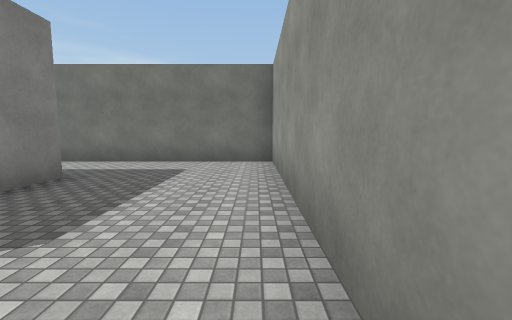
View 1 (above)

24 first-person views from a walk through a scene from a Unity 3-D project. The camera is 1.5 m above the floor, tilts 6° down and sees 90° across. The floor is counted in squares, 2 m on a side. Each view is taken from the middle of a square. On the plan, view 1 faces up. The plan holds only what a view shows up to about 9 squares ahead; the rest is blank. The place goes on beyond the plan. The player character is not drawn. Some animated figures are not drawn. Surface patterns are stand-ins for the level's own textures.

View 2
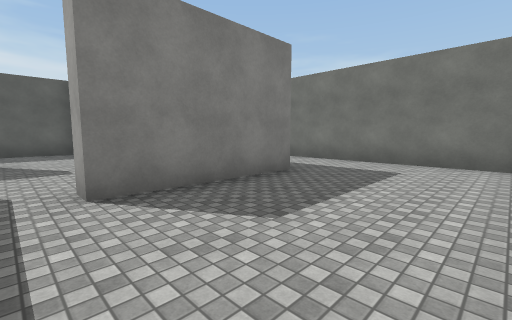

View 3
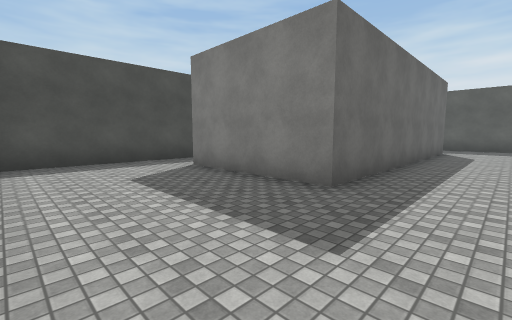

View 4
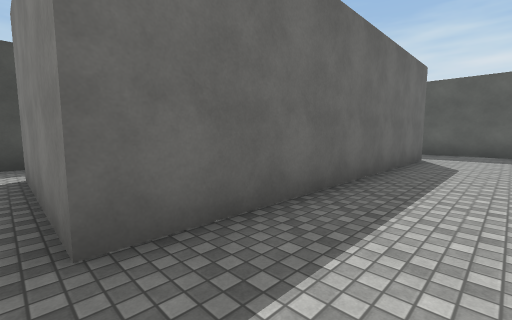

View 5
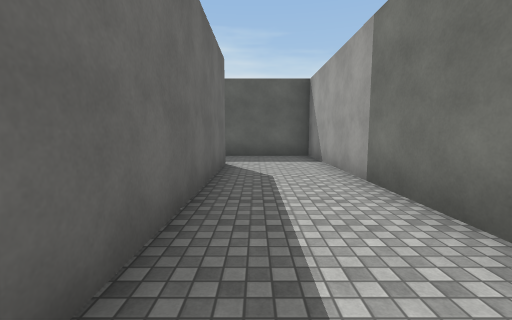

View 6
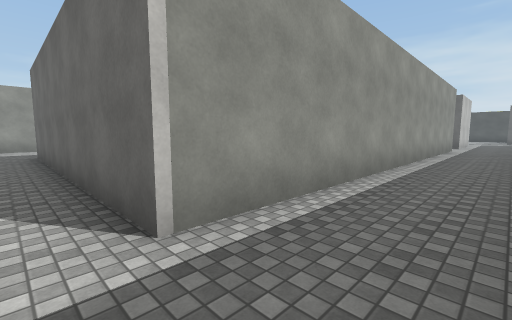

View 7
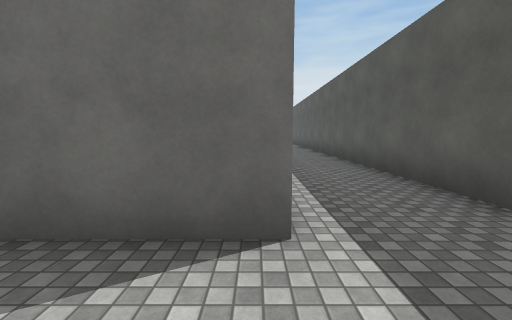

View 8
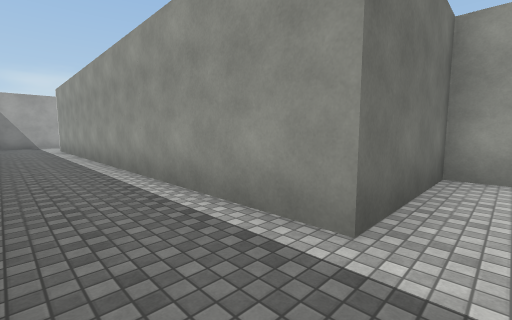

View 9
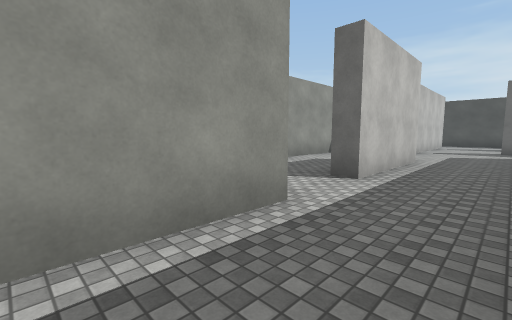

View 10
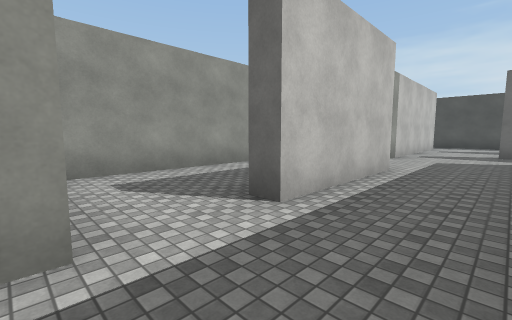

View 11
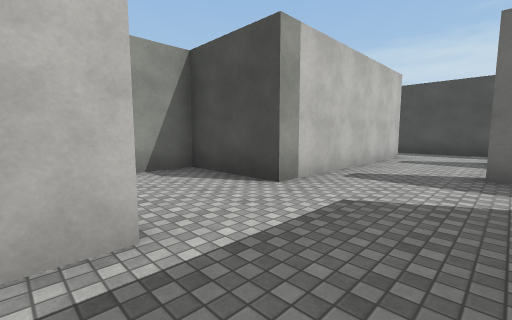

View 12
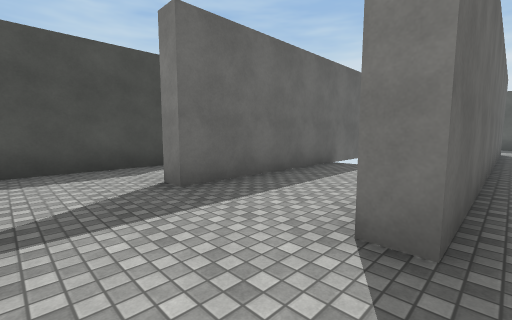

View 13
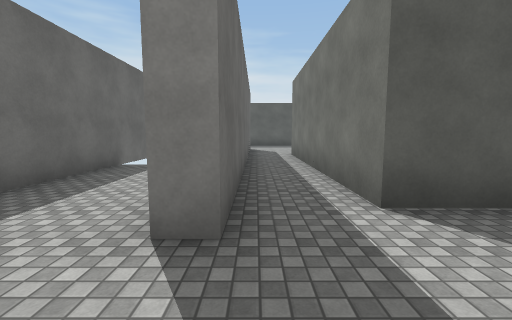

View 14
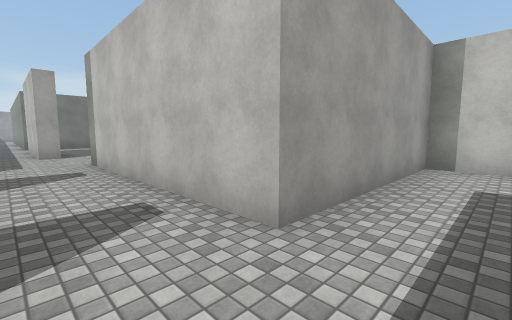

View 15
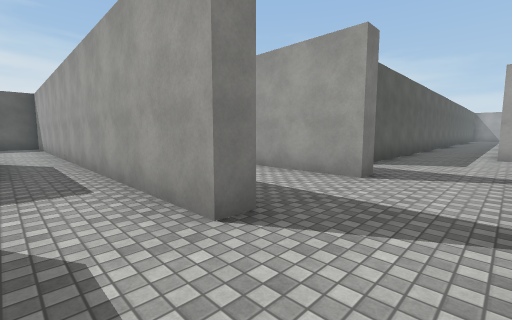

View 16
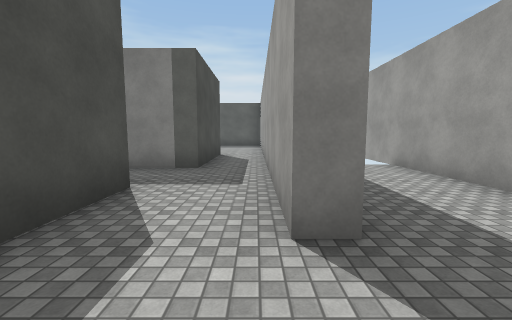

View 17
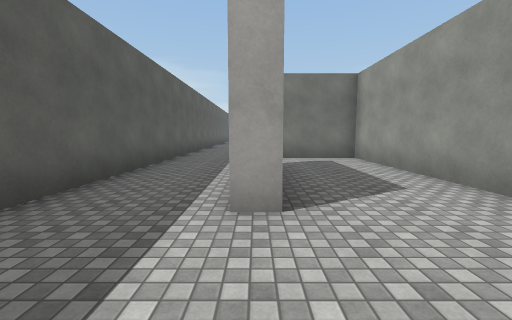

View 18
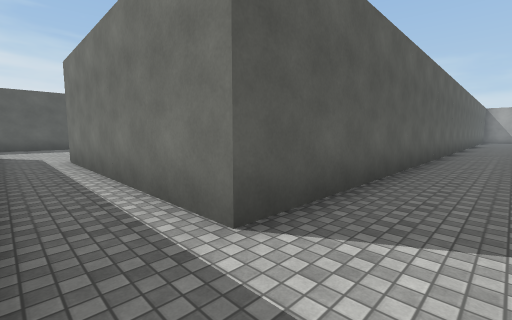

View 19
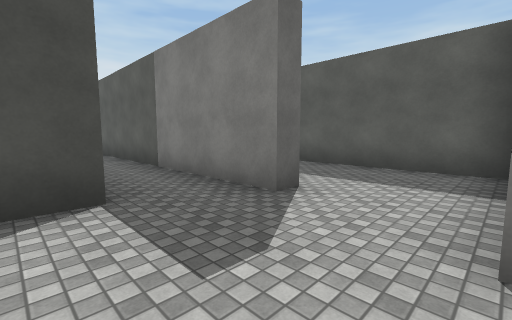

View 20
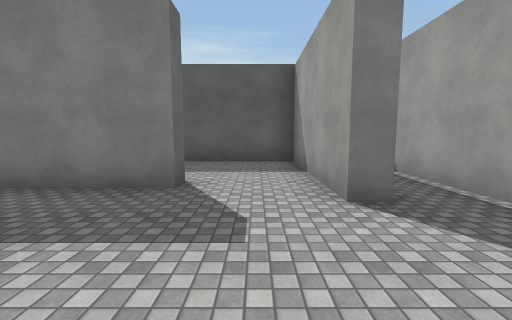

View 21
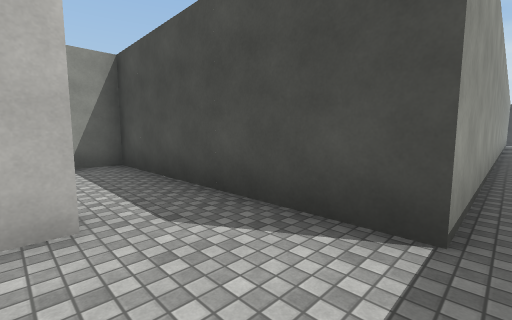

View 22
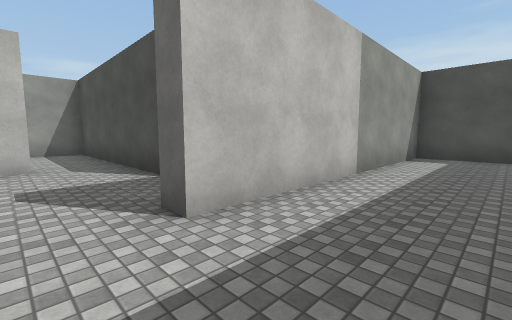

View 23
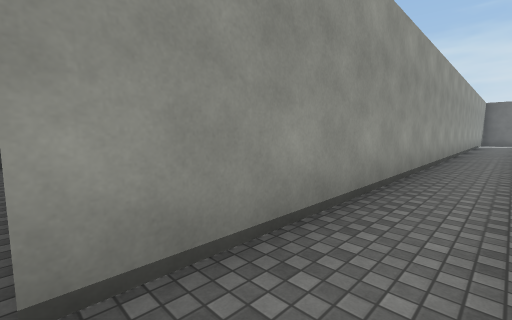

View 24
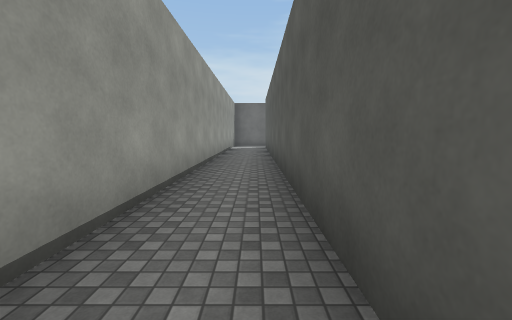

### Floor plan
Points are (right, up) in squares from view 1. A wall is a line through its corners. A room is listed if a view was taken in it or the views show most of it. See-through windows are left out.
Room 1 (views 1, 2, 3, 4, 5, 6, 7, 8, 9, 10, 11, 12, 13, 17, 18)
walls: (-13.5, -6.6) (-13.5, -16.7) (-16.5, -16.7); (-3.6, -1) (0.4, -1) (0.4, 6.8) (-13.5, 6.8) (-13.5, -3.1); (-10.6, -13.6) (-11.3, -13.6) (-11.3, -10.1) (-10.8, -10.1); (-10.5, -18.5) (-10.5, -16) (-8, -16) (-8, -8.3) (-11.3, -8.3) (-11.3, 4.3) (-3.2, 4.3) (-3.2, 0.6) (-3.8, 0.6); (-16.5, -18.2) (-12.8, -18.2)
ways out: opening at (-3, 0) to room 3; opening at (-11.5, -18) to room 5; opening at (-16, -17) to room 7
Room 2 (views 14, 15, 16)
walls: (-12.8, -21.2) (-12.8, -21.7) (-14.5, -21.7); (-14.5, -23.7) (-10.9, -23.7)
ways out: opening at (-11.5, -21) to room 5; opening at (-13.5, -22.5) to room 6; opening at (-10, -22.5)
Room 3 (views 19, 20, 21, 23, 24)
walls: (-8, -0.1) (-7.5, -0.1) (-7.5, -14.5); (-3.8, 0.6) (-3.8, 1.1); (-5.8, -15) (-5.8, -1) (-3.6, -1); (-6.7, 2.6) (-6.7, 2) (-8.4, 2); (-6.6, 3.8) (-9.1, 3.8)
ways out: opening at (-3, 0) to room 1; opening at (-8, 0.5) to room 4
Room 4 (view 22)
walls: (-10.1, -7.8) (-8, -7.8) (-8, -0.1); (-8.4, 2) (-10.8, 2) (-10.8, -2.1)
ways out: opening at (-8, 0.5) to room 3
Room 5 (no view inside)
walls: (-12.8, -18.2) (-12.8, -18.7) (-18.6, -18.7); (-10.5, -21.7) (-10.5, -18.5); (-18.6, -21.2) (-12.8, -21.2)
ways out: opening at (-11.5, -18) to room 1; opening at (-11.5, -21) to room 2
Room 6 (no view inside)
walls: (-19.5, -23.2) (-16.5, -23.2) (-16.5, -24.7); (-14.5, -21.7) (-19.5, -21.7)
ways out: opening at (-13.5, -22.5) to room 2; opening at (-15.5, -24)
Room 7 (no view inside)
walls: (-16.5, -16.7) (-19.5, -16.7); (-19.5, -18.2) (-16.5, -18.2)
ways out: opening at (-16, -17) to room 1

Positions as (right, up) in squares from view 1, and headings:
1: (0, 0), facing up
2: (0, 0), facing up-left
3: (0, 6), facing down-left
4: (-3, 6), facing down-left
5: (-5, 5), facing left
6: (-13, 5), facing down-right
7: (-11, 6), facing down
8: (-13, -9), facing up-right
9: (-13, -6), facing down-right
10: (-13, -8), facing down-right
11: (-13, -13), facing down-right
12: (-11, -18), facing down-left
13: (-11, -18), facing left
14: (-12, -23), facing up-right
15: (-11, -23), facing up-left
16: (-11, -22), facing left
17: (-11, -16), facing up
18: (-12, -18), facing up-left
19: (-5, 2), facing down-left
20: (-4, 1), facing left
21: (-6, 1), facing down-right
22: (-10, 1), facing down-right
23: (-7, -1), facing down-right
24: (-7, -6), facing down
